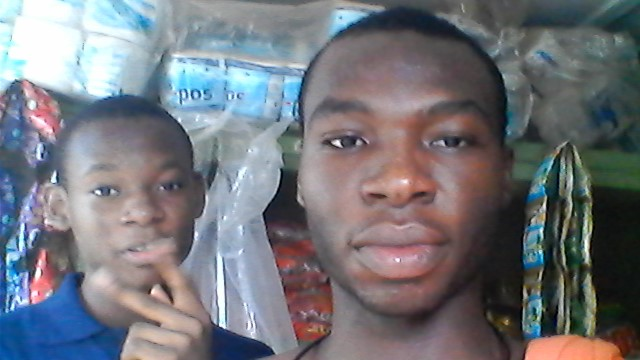
#> input picture Open cv project/Face Detection in opencv/chidalu.jpg, 640 x 360 px
$ python 'face detection.py'
#> lines starting #> are read from the running program, lines starting #| are printed output that depends on the picture; after the words box and inside, x2 and y2 are one past the last pixel; in counts of white or black regions, pixels touching at a corner belong together
import cv2

img=cv2.imread('chidalu.jpg',cv2.IMREAD_COLOR); #Image read in color
#> img is the input picture: shape (360, 640, 3); mean B, G, R 122.8, 116.6, 115.3
img_gray=cv2.cvtColor(img,cv2.COLOR_BGR2GRAY); #convert color of image
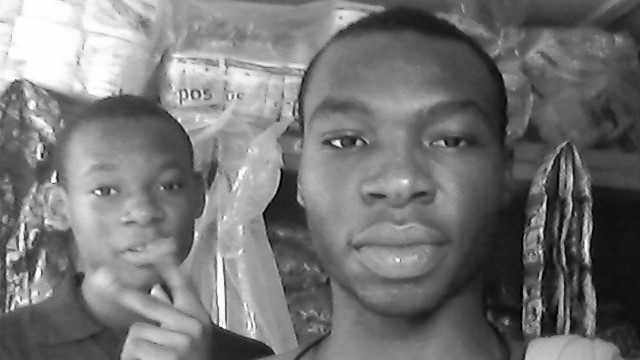
#> img_gray: shape (360, 640); min 0, max 255, mean 116.9

face_cascade=cv2.CascadeClassifier('haarcascade_frontalface_default.xml'); #create a cascade classifier object
eye_cascade=cv2.CascadeClassifier('haarcascade_eye_tree_eyeglasses.xml'); #create a cascade classifier object

faces=face_cascade.detectMultiScale(img_gray,1.1,2); #detect multi scale in image gray
#> faces = [[64, 137, 144, 144], [284, 51, 228, 228]]
print(faces)
#| [[ 64 137 144 144]
#|  [284  51 228 228]]
for x,y,w,h in faces:
    cv2.rectangle(img,(x,y),(x+w,y+h),(0,0,255),3); #draw rectangle on image

    roi_gray=img_gray[y:y+h,x:x+w]; #roi of eye gray
    roi_color=img[y:y+h,x:x+w]; #roi of eye color

    eyes=eye_cascade.detectMultiScale(roi_gray);#detect multi scale of region of image gray
    print(eyes)
    for ex,ey,ew,eh in eyes:
        cv2.rectangle(roi_color,(ex,ey),(ex+50,ey+50),(255,0,0),3); #draw rectangle on image
#> this loop made 2 passes
#> (x, y, w, h, eyes) on pass 1: (64, 137, 144, 144, [[88, 34, 33, 33], [20, 34, 40, 40]])
#| [[88 34 33 33]
#|  [20 34 40 40]]
#| [[143  66  51  51]
#|  [167  71  41  41]
#|  [127  67  41  41]
#|  [ 34  62  57  57]]
#> pass 1, `roi_gray=img_gray[y:y+h,x:x+w];`:
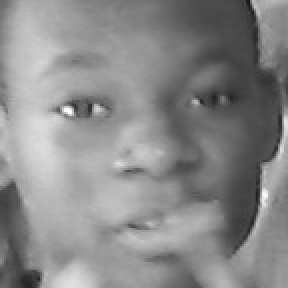
#> roi_gray: shape (144, 144) (shown 2 times larger); min 24, max 253, mean 137.4
#> pass 1, `roi_color=img[y:y+h,x:x+w];`:
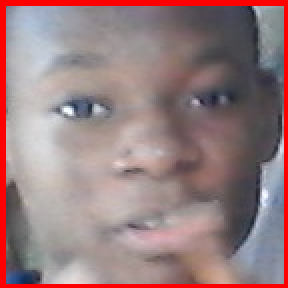
#> roi_color: shape (144, 144, 3) (shown 2 times larger); mean B, G, R 127.6, 125.7, 151.9
#> pass 2, `roi_gray=img_gray[y:y+h,x:x+w];`:
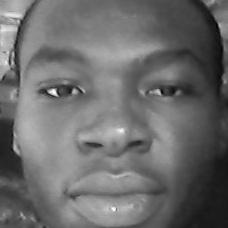
#> roi_gray: shape (228, 228); min 3, max 254, mean 107.6
#> pass 2, `roi_color=img[y:y+h,x:x+w];`:
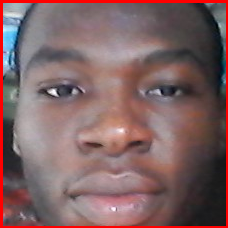
#> roi_color: shape (228, 228, 3); mean B, G, R 99.2, 98.2, 127.2
#> after the loop:
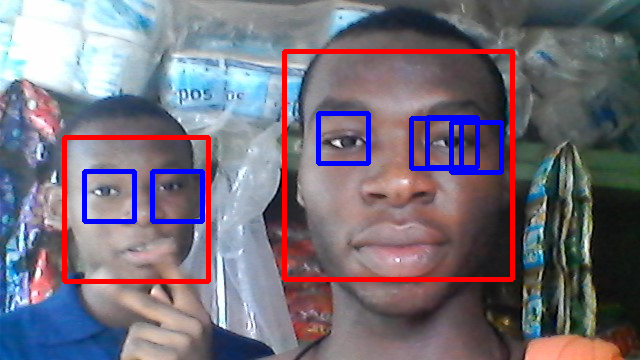
#> img: shape (360, 640, 3); 5.61% of pixels changed, all inside (x1, y1, x2, y2) = (62, 49, 515, 284)
#> after the loop:
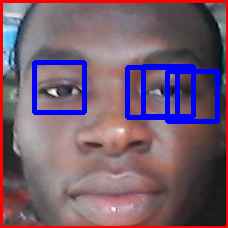
#> roi_color: shape (228, 228, 3); 6.81% of pixels changed, all inside (x1, y1, x2, y2) = (32, 60, 220, 124)

cv2.namedWindow('Detect',cv2.WINDOW_NORMAL); #create a named window
cv2.imshow('Detect',img); #Image show

cv2.waitKey(0) #wait For a key
cv2.destroyWindow('Detect'); #destroy window
